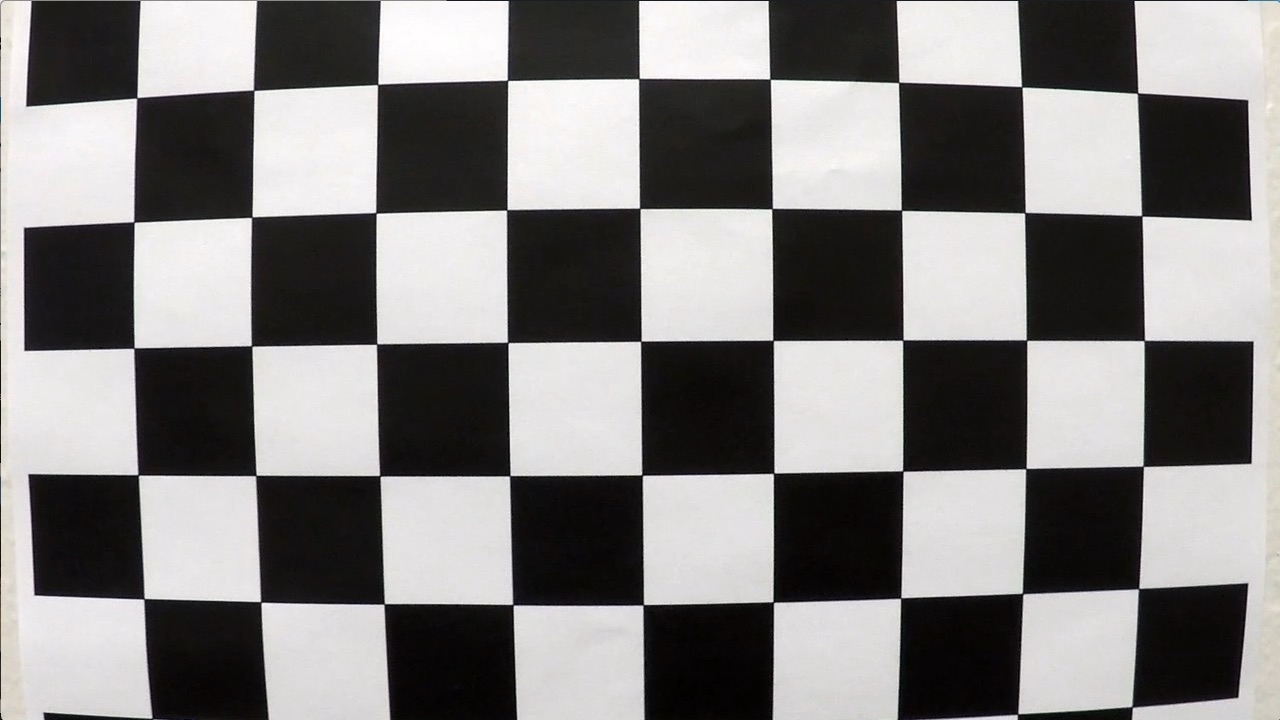
#> input picture camera_cal/calibration1.jpg, 1280 x 720 px; its folder holds 4 pictures in this run
$ python camera_calibration.py
#> lines starting #> are read from the running program, lines starting #| are printed output that depends on the picture; after the words box and inside, x2 and y2 are one past the last pixel; in counts of white or black regions, pixels touching at a corner belong together
import numpy as np
import cv2
import matplotlib.pyplot as plt
import matplotlib.image as mpimg
import glob

# number of inside points on chessboard
nx = 9
ny = 6

# prepare object points, like (0,0,0), (1,0,0), (2,0,0) ....,(6,5,0)
objp = np.zeros((ny*nx,3), np.float32)
objp[:,:2] = np.mgrid[0:nx, 0:ny].T.reshape(-1,2)

# Arrays to store object points and image points from all the images.
objpoints = [] # 3d points in real world space
imgpoints = [] # 2d points in image plane.

# Make a list of calibration images
images = glob.glob('../camera_cal/calibration*.jpg')

# Step through the list and search for chessboard corners
for idx, fname in enumerate(images):
    print(fname)
    img = cv2.imread(fname)
#> img is the input picture: shape (720, 1280, 3); mean B, G, R 127.8, 128.4, 130.1
    gray = cv2.cvtColor(img, cv2.COLOR_BGR2GRAY)

    # Find the chessboard corners
    ret, corners = cv2.findChessboardCorners(gray, (nx,ny), None)
#> ret = False; corners = None

    # If found, add object points, image points
    if ret == True:
        print('=================')
        objpoints.append(objp)
        imgpoints.append(corners)

        # Draw and display the corners
        cv2.drawChessboardCorners(img, (8,6), corners, ret)
        write_name = '../results/corners_found'+str(idx)+'.jpg'
        cv2.imwrite(write_name, img)
        cv2.imshow('img', img)
        cv2.waitKey(500)
#> pass 2 of the loop `for idx, fname in enumerate(images):`:
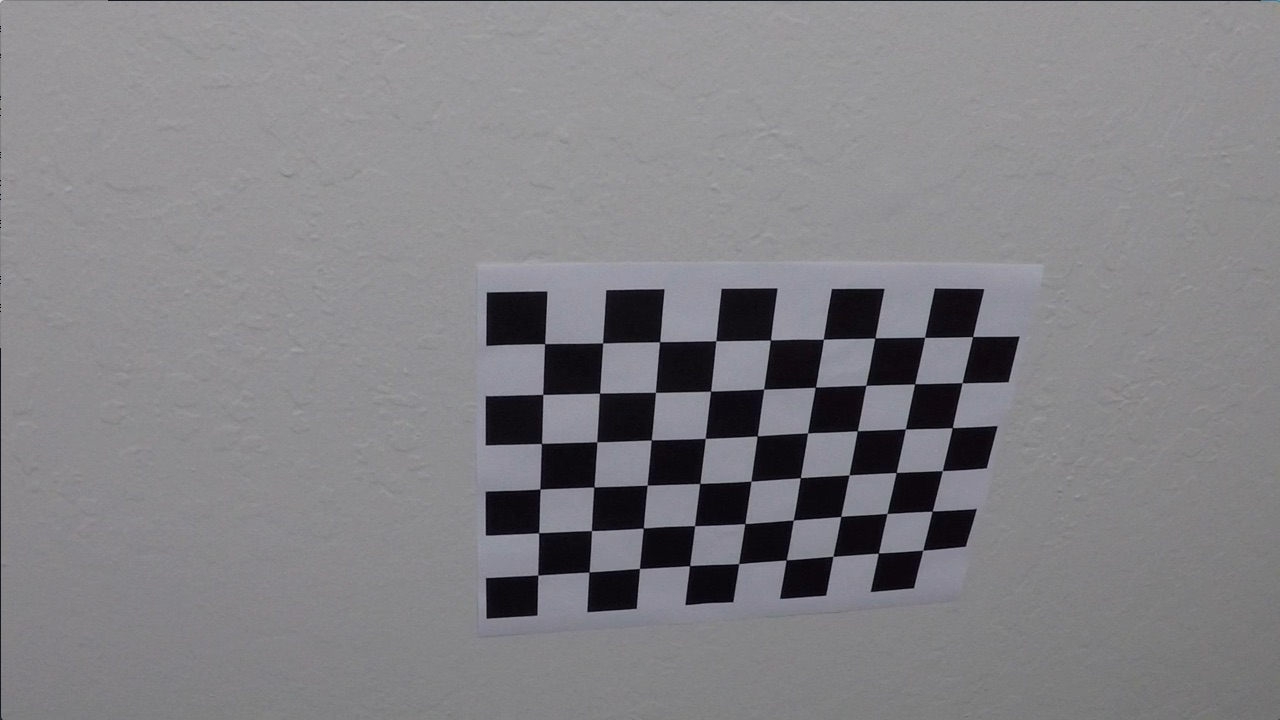
#> input picture camera_cal/calibration10.jpg, 1280 x 720 px
#> img is the input picture: shape (720, 1280, 3); mean B, G, R 133.1, 129.4, 130.2
#> ret = True; corners = 54 rows, first 8: [545.3, 343.1], [602.7, 342.8], [660.1, 341.3], [715.8, 340.7], [770.6, 340], [823.5, 339.2], [874.3, 338.5], [925.1, 337.4]
#> `cv2.drawChessboardCorners(img, (8,6), corners, ret)`:
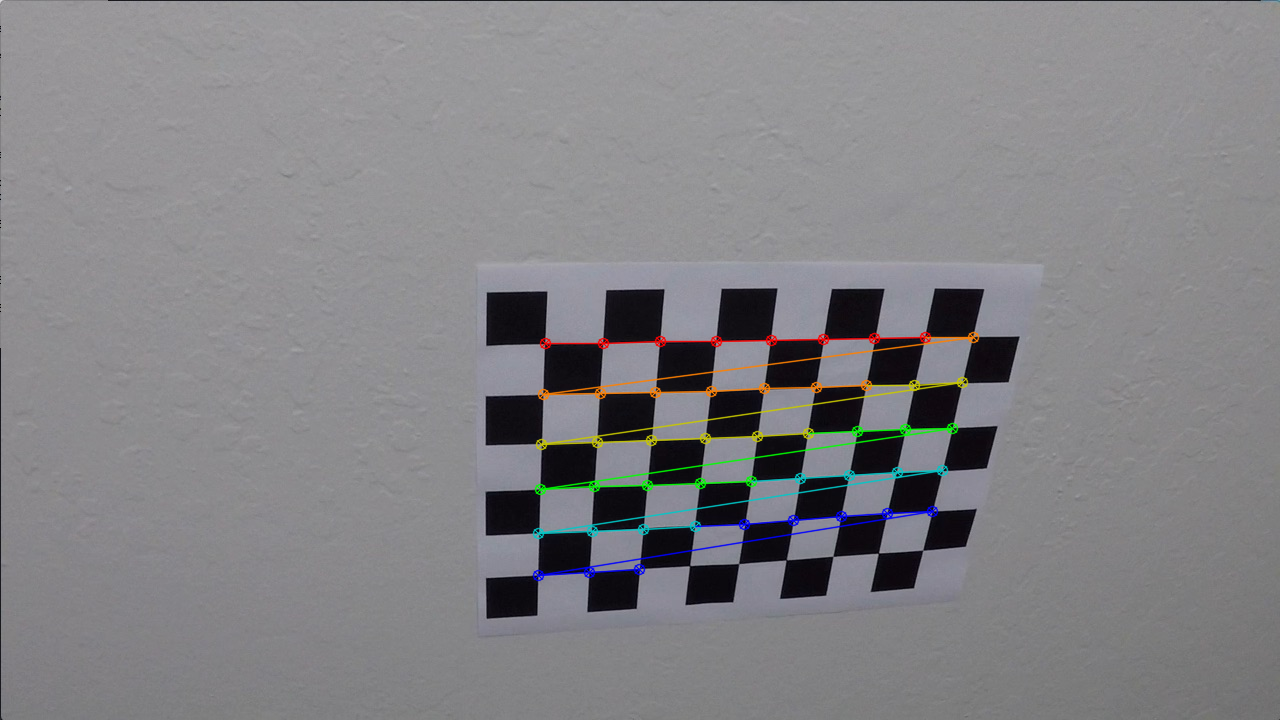
#> img: shape (720, 1280, 3); 1.77% of pixels changed, all inside (x1, y1, x2, y2) = (532, 331, 980, 582)
#> pass 3 of the loop `for idx, fname in enumerate(images):`:
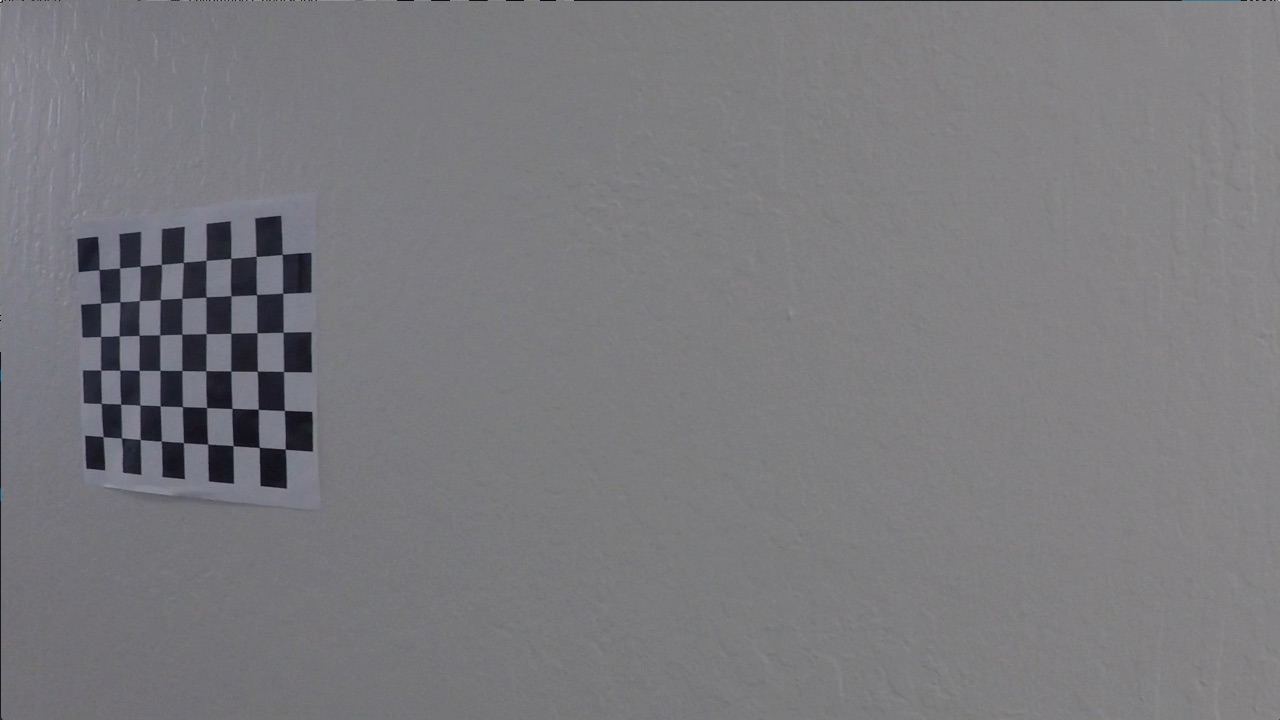
#> input picture camera_cal/calibration11.jpg, 1280 x 720 px
#> img is the input picture: shape (720, 1280, 3); mean B, G, R 125.2, 121.7, 122.2
#> corners = 54 rows, first 8: [99.22, 269.6], [119.6, 268], [140.1, 266.1], [161.3, 264.5], [183.3, 262.5], [206.1, 260.3], [230.7, 258.2], [256.2, 256.3]
#> `cv2.drawChessboardCorners(img, (8,6), corners, ret)`:
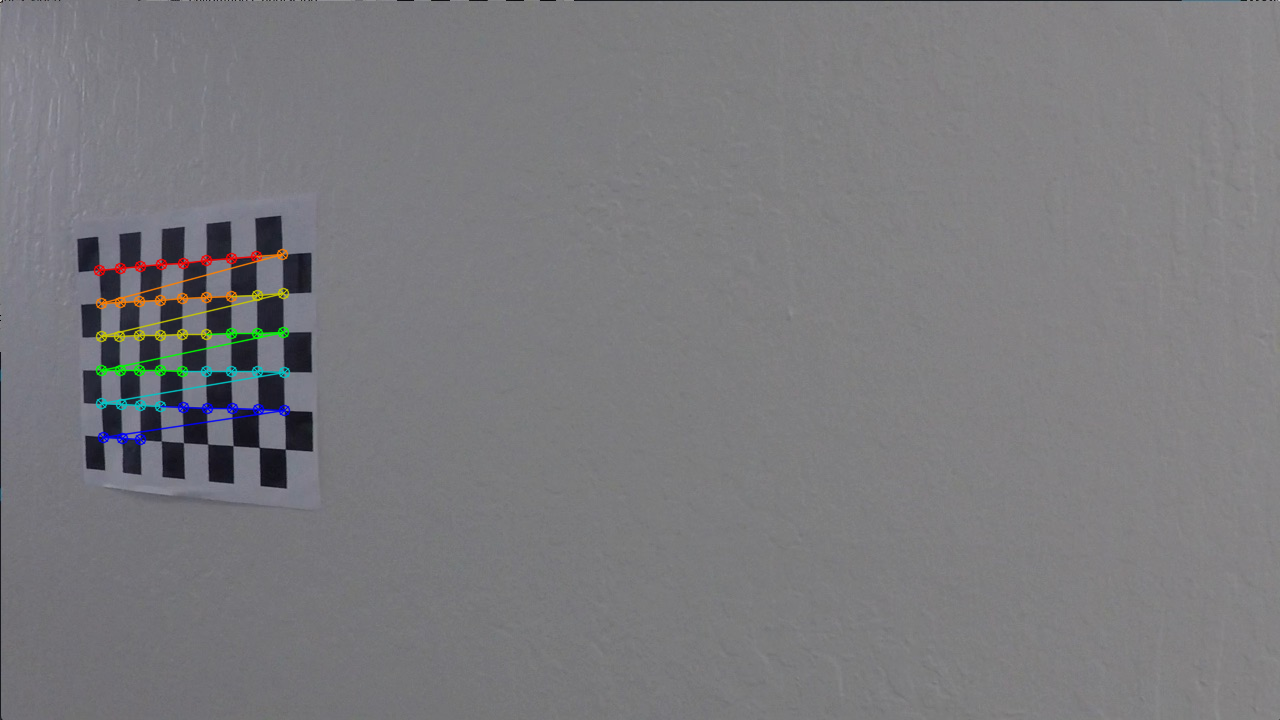
#> img: shape (720, 1280, 3); 1.01% of pixels changed, all inside (x1, y1, x2, y2) = (93, 248, 291, 446)
#> the loop made 4 passes; the first 3 are shown
        #plt.figure()
        #plt.imshow(img)

cv2.destroyAllWindows()

ret, mtx, dist, rvecs, tvecs = cv2.calibrateCamera(objpoints, imgpoints, gray.shape[::-1],None,None)


# TODO: Write a function that takes an image, object points, and image points
# performs the camera calibration, image distortion correction and
# returns the undistorted image
def cal_undistort(img, mtx, dist):
    # Use cv2.calibrateCamera and cv2.undistort()
    img_size = (img.shape[1], img.shape[0])
    # Find the chessboard corners
    undist = cv2.undistort(img, mtx, dist, None, mtx)
    return undist

img = cv2.imread('../test_images/test1.jpg')
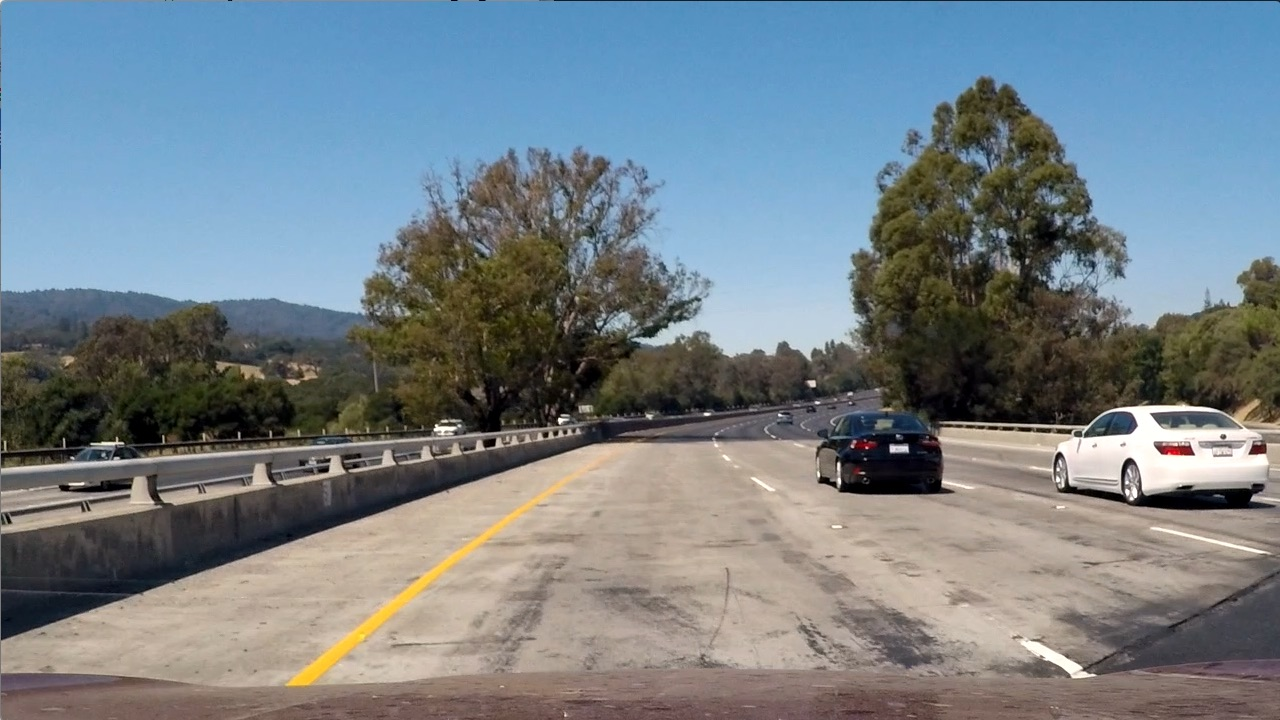
#> input picture test_images/test1.jpg, 1280 x 720 px
#> img is the input picture: shape (720, 1280, 3); mean B, G, R 135.5, 128.7, 117.5
img = cv2.cvtColor(img, cv2.COLOR_BGR2RGB)
undistorted = cal_undistort(img, mtx, dist)
#> in cal_undistort, `undist = cv2.undistort(img, mtx, dist, None, mtx)`:
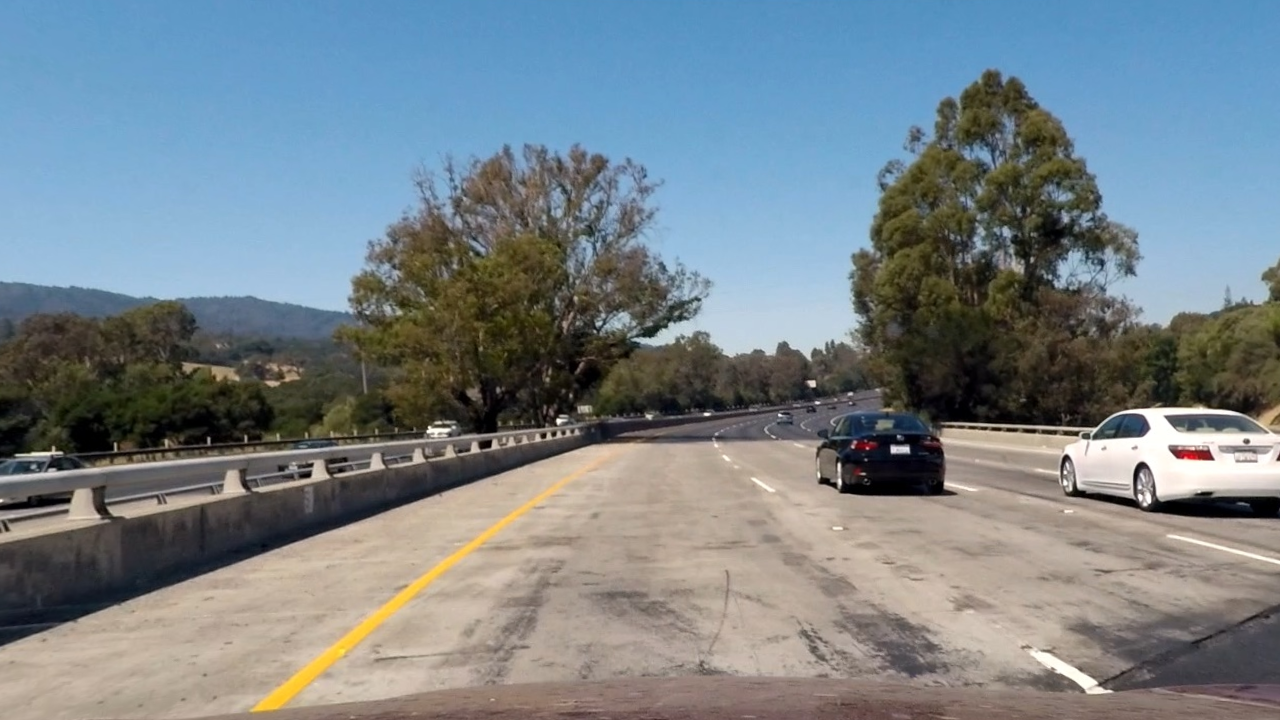
#> undist: shape (720, 1280, 3); mean R, G, B 119.6, 130.5, 136.7

f, (ax1, ax2) = plt.subplots(1, 2, figsize=(24, 9))
f.tight_layout()
ax1.imshow(img)
ax1.set_title('Original Image', fontsize=50)
ax2.imshow(undistorted)
ax2.set_title('Undistorted Image', fontsize=50)
plt.subplots_adjust(left=0., right=1, top=0.9, bottom=0.)
plt.show()
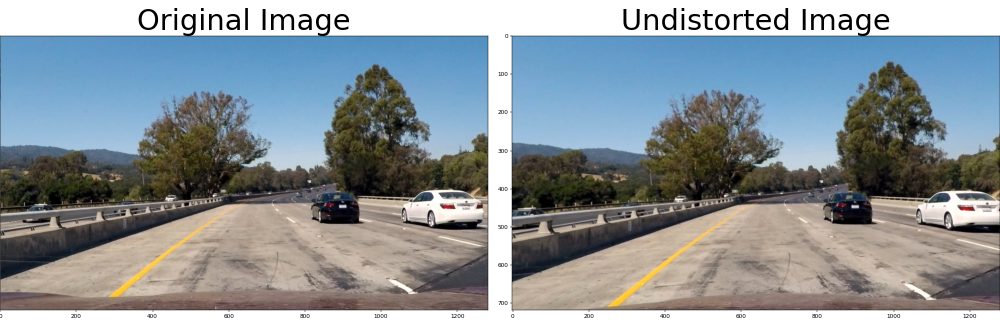
#> figure drawn by matplotlib, 2 panels
f.savefig('../results/undistort.jpg', dpi=f.dpi)
